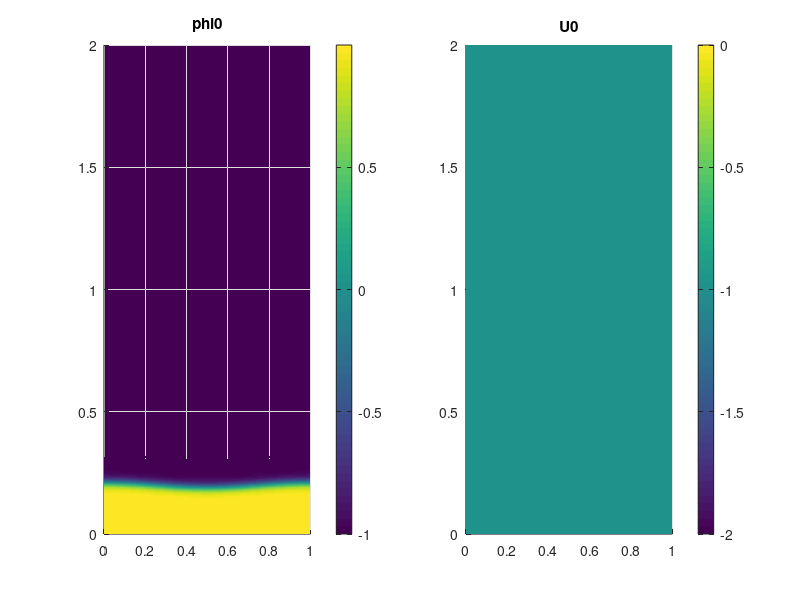

Reproduce this figure in MATLAB.
Lx = 1;
Lz = 2;

nx = 100;
nz = 200;

dx = Lx/nx;
dz = Lz/nz;

x = 0:dx:Lx;
z = 0:dz:Lz;

[zz,xx] = meshgrid(z,x);

w = 2e-2;
z0 = 2e-1;
n = 1;
phi0 = -tanh((zz-z0-0.01*cos(2*pi/Lx*xx*n) )/w);

U0 = 0*phi0-1;

figure(1);
subplot(121);
surf(xx,zz,phi0);
shading interp
view(2);
colorbar
title('phi0')
subplot(122)
surf(xx,zz,U0);
shading interp
view(2);
colorbar
title('U0')


% print('-dpng','../tex/figures/phi_initial.png')

